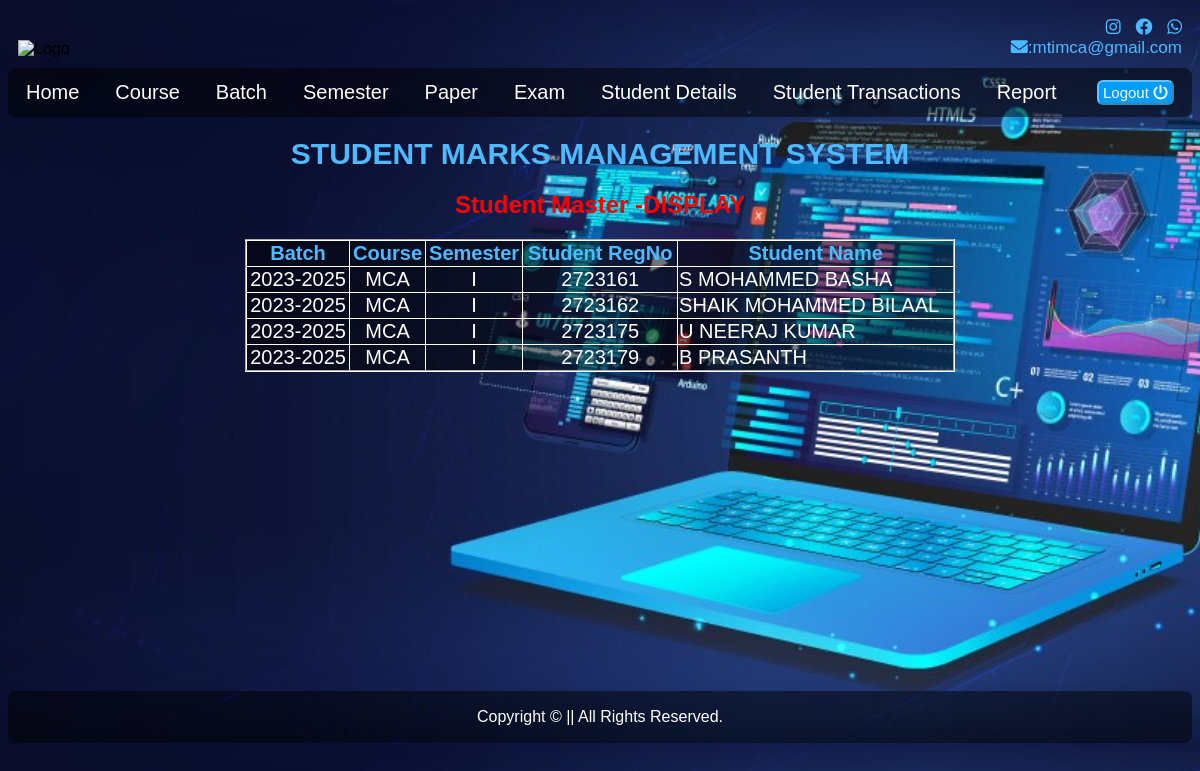
The app's page /student/displaystudent/ with its own data.
### student/models.py (models this page shows, shortened)
class StudentMasterModel(models.Model):
    batchno   = models.ForeignKey(BatchMasterModel,on_delete =models.CASCADE)
    sem       = models.ForeignKey(SemMasterModel,on_delete =models.CASCADE)
    course    = models.ForeignKey(CourseMasterModel,on_delete =models.CASCADE)
    studregno = models.IntegerField(unique=True)
    studname  = models.CharField(max_length =30)

class BatchMasterModel(models.Model):
    batchid = models.IntegerField(unique=True)
    batchno = models.CharField(max_length =9, unique=True)
    def __str__(self):
        return self.batchno

class CourseMasterModel(models.Model):
    courseid = models.IntegerField(unique=True)
    course   = models.CharField(max_length =4, unique=True)
    def __str__(self):
        return self.course

class SemMasterModel(models.Model):
    semid = models.IntegerField(unique=True)
    sem   = models.CharField(max_length =3,unique=True)
    def __str__(self):
        return self.sem

### student/views.py (the view)
# urls.py: path('displaystudent/',views.displaystudent,name='displaystudent'),
def displaystudent(request):
    student = StudentMasterModel.objects.select_related('batchno', 'sem', 'course').all()
    temp = loader.get_template('displaystudent.html')
    context = {
        'data':student,
    }
    return HttpResponse(temp.render(context,request))

### student/templates/displaystudent.html (shortened to what this page needs)
{% extends "master.html" %}
{% block content %}
<div align="center" style="color: white;">
        <h1>Student Master -DISPLAY</h1>
        <table border="2" style="border-collapse: collapse; border-color: white; width: 60%; font-size: 20px;">
            <tr class="thead"> <th>Batch</th>  <th>Course</th> <th>Semester</th>
                <th>Student RegNo</th> <th>Student Name</th></tr>
            {% for x in data %}
            <tr align="center">
                <td>{{x.batchno}}</td>
                <td>{{x.course}}</td>
                <td>{{x.sem}}</td>
                <td>{{x.studregno}}</td>
                <td align="left">{{x.studname}}</td>
            </tr>
            {% endfor %}
        </table>
</div>
{% endblock %}

### student/templates/master.html (shortened to what this page needs)
{% load static %}
<!DOCTYPE html>
<html lang="en">
<head>
    <link rel="stylesheet" type="text/css" href="{% static 'css/styles.css' %}">
    <link rel="stylesheet" href="https://cdnjs.cloudflare.com/ajax/libs/font-awesome/6.0.0-beta3/css/all.min.css">
</head>
<body background="{% static 'img/banner1.jpg' %}">
    <header>
        <img src="{% static 'img/logo2.png' %}" alt="Logo">
        <div class="social-icons">
            <i class="fa-brands fa-instagram"></i>
            <i class="fa-brands fa-facebook"></i>
            <i class="fa-brands fa-whatsapp"></i><br>
            <i class="fa-solid fa-envelope"></i>:mtimca@gmail.com
        </div>
    </header>
    <nav>
        <ul>
            <li  class="dropdown">
                <a href="{% url 'home' %}">Home</a>
            </li>
            <li class="dropdown">
                <a href="#" class="dropbtn">Course</a>
            </li>
            <li class="dropdown">
                <a href="#" class="dropbtn">Batch</a>
            </li>
            <li class="dropdown">
                <a href="#" class="dropbtn">Semester</a>
            </li>
            <li class="dropdown">
                <a href="#" class="dropbtn">Paper</a>
            </li>
            <li class="dropdown">
                <a href="#" class="dropbtn">Exam</a>
            </li>
            <li class="dropdown">
                <a href="#" class="dropbtn">Student Details</a>
            </li>
            <li class="dropdown">
                <a href="#" class="dropbtn">Student Transactions</a>
            </li>
            <li  class="dropdown">
                <a href="#" class="dropbtn">Report</a>
            </li>
            <li  class="dropdown logout">
                <a href="{% url 'logout' %}"><button type="logout">Logout <i class="fa-solid fa-power-off"></i></button></a>
            </li>
        </ul>
    </nav>
    <h1 style="color: #4bbaff; text-align: center; font-size: 30px;">STUDENT MARKS MANAGEMENT SYSTEM</h1>
    <section>
            {% block content %}
            {% endblock %}
    </section>
    <footer>
       <p>Copyright &copy; || All Rights Reserved.</p>
    </footer>
</body>
</html>

### student/static/css/styles.css (style rules this page uses)
body { font-family: Arial, Helvetica, sans-serif; background-size:cover; background-position:center; margin-bottom: 0; }
header { padding: 10px; display: flex; justify-content: space-between; align-items: center; align-items: flex-end; }
.social-icons { color: #4bbaff; font-size: 17px; text-align: right; }
.social-icons i { margin-left: 10px; }
nav { background-color: #0000007f; border-radius: 8px; }
nav ul { list-style-type: none; padding: 0; margin: 0; display: flex; justify-content: left; align-items: center; }
nav ul li { position: relative; }
nav ul li a { display: block; padding: 12px 18px; color: white; text-decoration: none; font-size: 20px; }
nav ul li.logout { margin-left: auto; }
nav ul li a i { font-size: 15px; }
section { min-height: 500px; }
h1 { color:#ff0000; }
.thead { color: #4bbaff; }
table { background-color: #0000007f; }
footer { background-color: #0000007f; border-radius: 8px; padding: 1px; color: #ffffff; text-align: center; }
button { border: 2px 2px; border-color: #63c3ff; border-radius: 6px; padding:1px 6px; font-size: 15px; color: #63c3ff; background-color: #00000063; }
button[type="logout"] { border: 2px 2px; border-color: #63c3ff; border-radius: 6px; padding:2px 4px; font-size: 15px; background-color: #009dff; color: #ffffff; }

### records on screen
StudentMasterModel: batchno "2023-2025", course "MCA", sem "I", studregno "2723161", studname "S MOHAMMED BASHA"
StudentMasterModel: batchno "2023-2025", course "MCA", sem "I", studregno "2723162", studname "SHAIK MOHAMMED BILAAL"
StudentMasterModel: batchno "2023-2025", course "MCA", sem "I", studregno "2723175", studname "U NEERAJ KUMAR"
StudentMasterModel: batchno "2023-2025", course "MCA", sem "I", studregno "2723179", studname "B PRASANTH"
